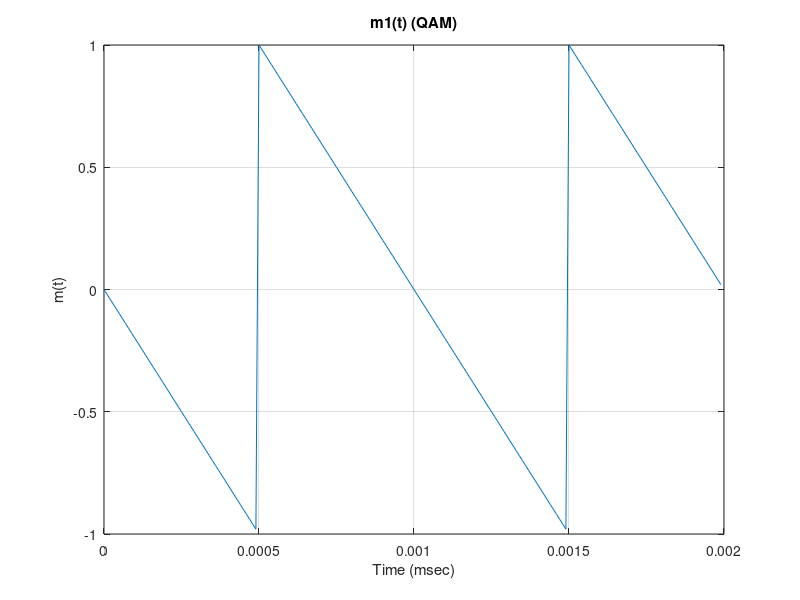
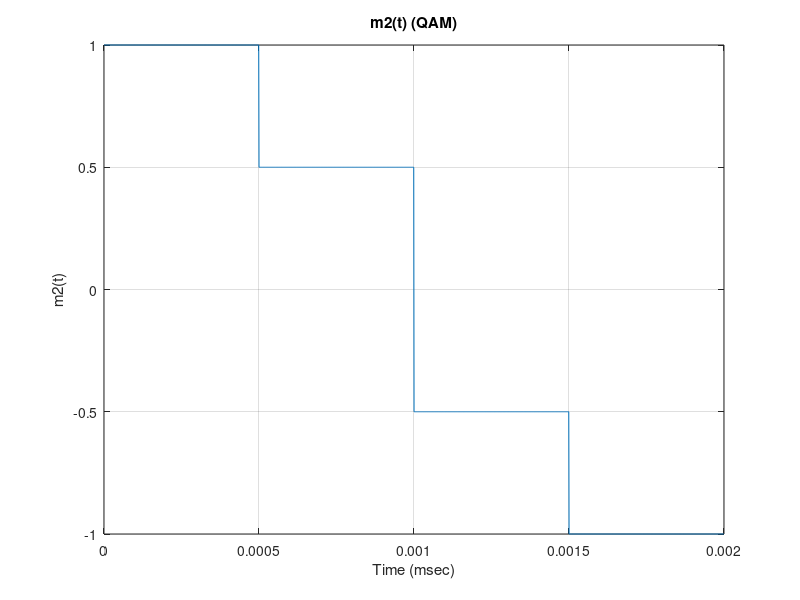

The MATLAB source for these figures, in order:
clear,clc
%Defining m1(t)
%Looks like a sawtooth funciton so will define it as such (Ziad) 

%Time Period (s)
m1TimePeriod = 1e-3;
m1_EndTime = 1;
m1divisions = 100000;

m1timeAxis = linspace(0,m1_EndTime,m1divisions);
m1TimeShift = 0.5e-3;

m1TimeShiftedVector = m1timeAxis - m1TimeShift; 

m1 = sawtooth(2*pi*(1/m1TimePeriod)*m1TimeShiftedVector,0);

%Plotting m2

%This is called logical indexing, will itterate to this condition
m1T_cutoff = 2e-3;
%mask is passed into the index
mask = m1timeAxis <= m1T_cutoff;

figure
plot(m1timeAxis(mask),m1(mask));
title('m1(t) (QAM)')
xlabel('Time (msec)');
ylabel('m(t)');
grid on 
m1numberPointXaxis = 5;
xticks(linspace(0,m1T_cutoff,m1numberPointXaxis));

%Generation of m1(t) complete 
%----------------------------------------

%Definig m2(t)
m2TimeRun = 6e-3;
m2TimePeriod = 2e-3;

%number of switches per time period
m2NumberSteps = 4;

%Defines how many times a switch will from on discrete value to another 
%based on the total time we expect generate m2 for
m2NumberofSwitches = round((m2TimeRun/m2TimePeriod)*m2NumberSteps);

m2MaxAmp = 1;

m2Elements = zeros(1,m2NumberofSwitches);
m2ValueElement = [0,0.5,1.5,2];


%This is the time period where the signal is constant before a switch
m2TimeSectionPeriod = m2TimePeriod/4;

%This chooses the amount of points we want to generate perswitch
m2PointEvery = 1e-6;
m2pointsPerSection = round(m2TimeSectionPeriod/m2PointEvery);

%Generate each element for each switch
for n = 1:m2NumberofSwitches 
  m2Elements(n) = m2MaxAmp - m2ValueElement(mod(n-1,m2NumberSteps)+1);
end

%This vector describes m2 by repeating each point per swtich a certain
%number of times 
m2Complete = repelem(m2Elements,m2pointsPerSection);


%Plottin m2
t_m2 = linspace(0,m2TimeRun,((m2TimeRun)/(m2TimePeriod))*m2NumberSteps*m2pointsPerSection);

m2T_cutoff = 2e-3;
m2Mask = t_m2 <= m2T_cutoff;

figure
plot(t_m2(m2Mask),m2Complete(m2Mask));
title('m2(t) (QAM)')
xlabel('Time (msec)');
ylabel('m2(t)');
grid on 
m2numberPointXaxis = 5;
xticks(linspace(0,m2T_cutoff,m2numberPointXaxis));

%Generation of m2(t) complete 
%----------------------------------------





